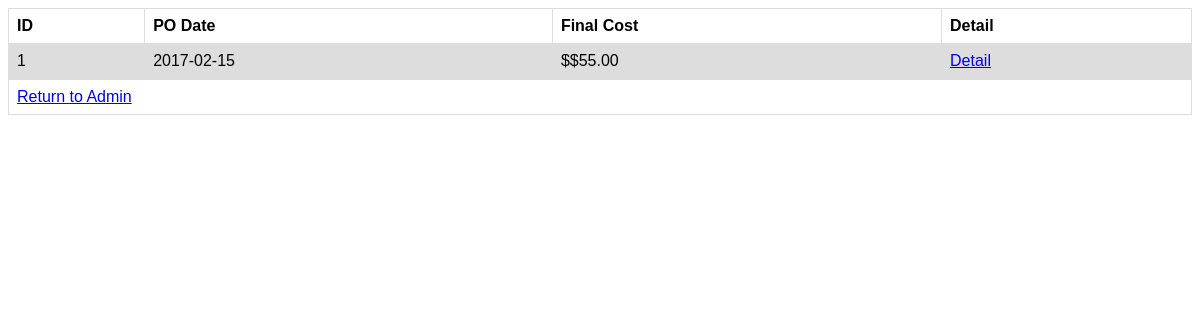
The app's page /pohistory.php, older data.
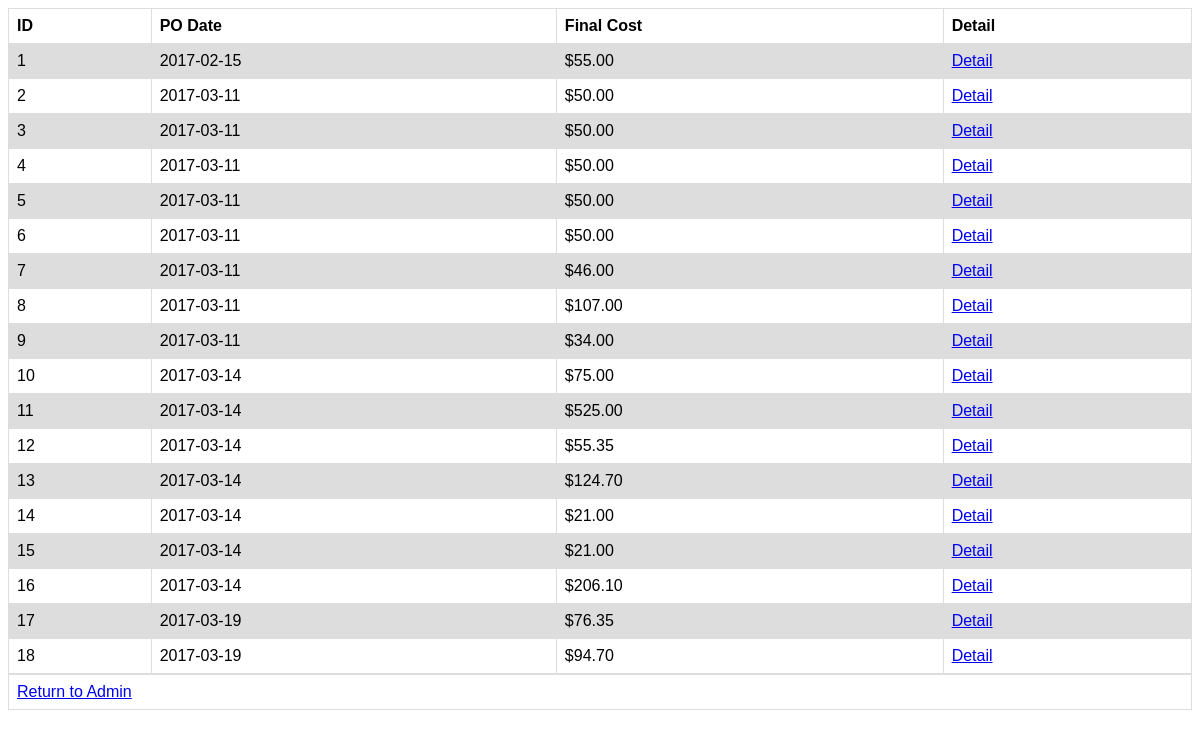
The same page, newer data.
### tables this page shows
CREATE TABLE `poLists` (
  `poID` int(30) NOT NULL AUTO_INCREMENT,
  `poDate` date DEFAULT NULL,
  `poFinal` double(8,2) DEFAULT NULL,
  PRIMARY KEY (`poID`)
);

### pohistory.php (the view, shortened to what this page needs)
<?php
require_once("connect.inc");
$sql = "SELECT * from poLists";
$result = $conn->query($sql);
if ($result->num_rows > 0) {
    echo "<table><tr><th>ID</th><th>PO Date </th><th>Final Cost</th><th> Detail </th></tr>";
    while($row = $result->fetch_assoc()) {
        echo "<tr>
		<td>".$row["poID"]."</td>
		<td>".$row["poDate"]."</td>
		<td> $".$row["poFinal"]."</td>
		<td> <a href= podetail.php?id=" . $row["poID"] . ">Detail</a></td>
</tr>";
    }
    echo "</table> <table> <tr><td><a href= admin.php?>Return to Admin</a></td></table>";
} else {
    echo "0 results";
}
?>

Row changes from the older to the newer data that the page shows:
changed polists id 1: poFinal "$55.00" → "55.00"
added polists: poID "2", poDate "2017-03-11", poFinal "50.00"
added polists: poID "3", poDate "2017-03-11", poFinal "50.00"
added polists: poID "4", poDate "2017-03-11", poFinal "50.00"
added polists: poID "5", poDate "2017-03-11", poFinal "50.00"
added polists: poID "6", poDate "2017-03-11", poFinal "50.00"
added polists: poID "7", poDate "2017-03-11", poFinal "46.00"
added polists: poID "8", poDate "2017-03-11", poFinal "107.00"
added polists: poID "9", poDate "2017-03-11", poFinal "34.00"
added polists: poID "10", poDate "2017-03-14", poFinal "75.00"
added polists: poID "11", poDate "2017-03-14", poFinal "525.00"
added polists: poID "12", poDate "2017-03-14", poFinal "55.35"
added polists: poID "13", poDate "2017-03-14", poFinal "124.70"
added polists: poID "14", poDate "2017-03-14", poFinal "21.00"
added polists: poID "15", poDate "2017-03-14", poFinal "21.00"
added polists: poID "16", poDate "2017-03-14", poFinal "206.10"
added polists: poID "17", poDate "2017-03-19", poFinal "76.35"
added polists: poID "18", poDate "2017-03-19", poFinal "94.70"
